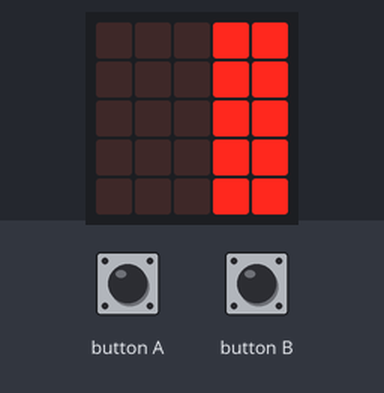
The program below on a simulated BBC micro:bit running MicroPython. Parts: the board's 5×5 LED display.

Above: at 0.1 s.
At 4.1 s:
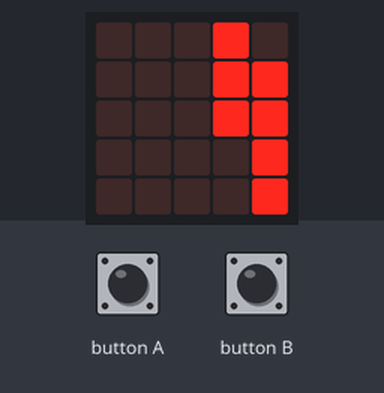
At 9.1 s:
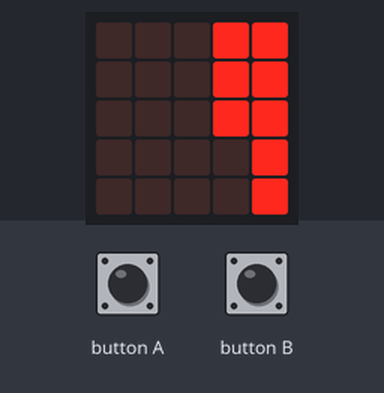
At 19.1 s:
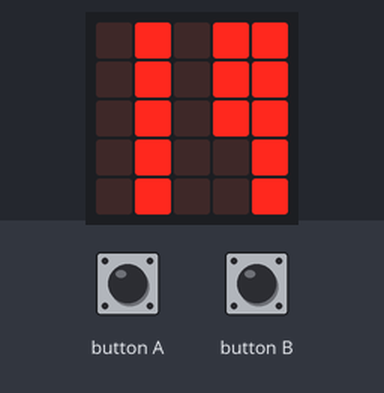
At 28.2 s:
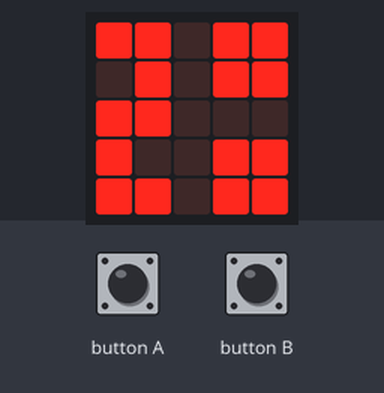
At 38.2 s:
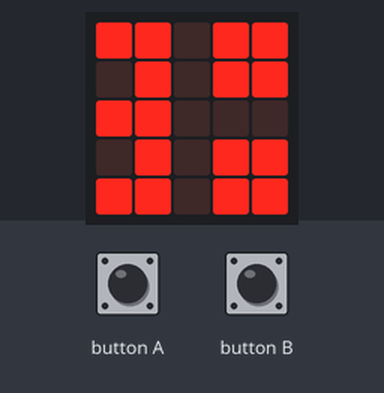

The program:

Cronometro-final-main.py
```python
from microbit import *

#esto define los leds que se encenderán para mostrar cada número.
zero = "99999:99999"
one  = "00000:99999"
two = "90999:99909"
three = "90909:99999"
four = "99900:09999"
five = "99909:90999"
six = "99999:90999"
seven = "90900:99999"
eight = "99099:99099"
nine = "99900:99999"

nums = (zero,one,two,three,four,five,six,seven,eight,nine)

#esta función define los numeros de un digito.
def showtime(time):
    if time >= 10:
        time = dos_nums(time)

    A = -1
    B = 0
    numero = nums[time]
    numerosplit = numero.split(":")

    for i in range(3 , 5):
        for x in range(0 , 5):
            A = A +1
            B = B

            if A == 5:
                A = 0
                B = 1

            display.set_pixel(i, x, int(numerosplit[B][A]))

#esta funcion define los numeros de dos digitos.
def dos_nums(time):
    st_sec = str(time)
    a = int(st_sec[0])
    b = int(st_sec[1])
    numeroa = nums[a]
    numeroa_sp = numeroa.split(":")
    A = -1
    B = 0


    for i in range(0 , 2):
        for x in range(0 , 5):
            A = A + 1
            B = B
            if A == 5:
                A = 0
                B = 1

            display.set_pixel (i , x, int(numeroa_sp[B][A]))

    time = b
    return time

# en la funcion main definiremos el cronometro en si, lo que pasa cuando se pulsan los botones y
#cuenta el tiempo.
def main():
    sec = 0
    min = 0
    horas = 0
    true = 1

    while true == 1:
        for i in range(0,5):
            for x in range(0,5):
                display.set_pixel(i,x,0)

        if button_a.was_pressed():
            time = horas
            showtime(time)

        elif button_b.was_pressed():
            time = min
            showtime(time)

        else:
            time = sec
            showtime(time)

        if sec == 60:
            sec = 0
            min = min + 1

        if min == 60:
            min = 0
            horas = horas + 1

        sleep(1000)
        sec = sec + 1

if __name__ == "__main__":
    main()
```

Measured:
- what the display in image 1 shows lasts 1.0 s, from 4.0 s to 5.0 s
